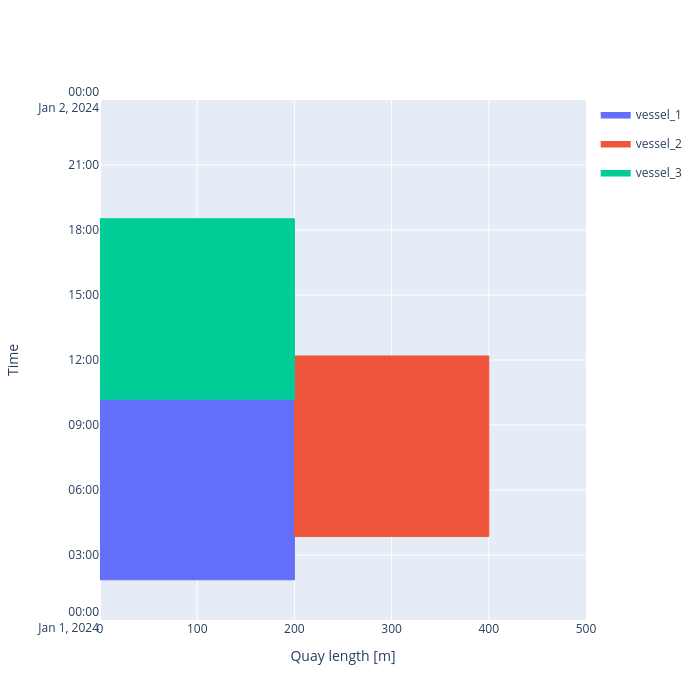

Here is the notebook cell this chart was saved with:
### Markdown cell above
##### Berth output
We can plot the occupancy of berths over time. We see that the third vessel has to wait as there is insufficient quay length left when the two prior vessels have already berthed.

### Code cell
fig = quay.plot_berth_occupation(time_stop = pd.Timestamp('2024-01-02'), style='plotly')
fig

### Figure 1 — Plotly figure (JSON) as saved in the notebook; plotly's stock layout.template omitted (floating-point values rounded to 4 significant figures; data arrays with more than 128 entries replaced by an {"elided": "..."} marker saying what was removed)
{"data": [{"fill": "toself", "fillcolor": "#636EFA", "hoverinfo": "skip", "legendgroup": "ea22aaf8-6cdb-4a03-8192-8afe64dd9b90", "line": {"color": "#636EFA", "width": 1}, "mode": "lines", "name": "vessel_1", "showlegend": true, "type": "scatter", "x": [0, 0, 200, 200, 0], "y": ["2024-01-01T01:51:21.666667", "2024-01-01T10:11:06.666667", "2024-01-01T10:11:06.666667", "2024-01-01T01:51:21.666667", "2024-01-01T01:51:21.666667"]}, {"customdata": {"elided": "420x9 mixed values"}, "hovertemplate": "<b>%{customdata[0]}</b><br>Length (L): %{customdata[1]} m<br>Beam (B): %{customdata[2]} m<br>Draft (T): %{customdata[3]} m<br>Operation ID: %{customdata[4]}<br>Position: %{customdata[5]}–%{customdata[6]} m<br>Start: %{customdata[7]|%d %b %Y %H:%M}<br>End: %{customdata[8]|%d %b %Y %H:%M}<br><extra></extra>", "legendgroup": "ea22aaf8-6cdb-4a03-8192-8afe64dd9b90", "marker": {"color": "#636EFA", "opacity": 0, "size": 12}, "mode": "markers", "showlegend": false, "type": "scatter", "x": {"elided": "420 float values"}, "y": {"elided": "420 str values"}}, {"fill": "toself", "fillcolor": "#EF553B", "hoverinfo": "skip", "legendgroup": "d8ebde31-6c0b-4aa2-8fd9-1d2661f70db6", "line": {"color": "#EF553B", "width": 1}, "mode": "lines", "name": "vessel_2", "showlegend": true, "type": "scatter", "x": [200, 200, 400, 400, 200], "y": ["2024-01-01T03:51:21.666667", "2024-01-01T12:11:06.666667", "2024-01-01T12:11:06.666667", "2024-01-01T03:51:21.666667", "2024-01-01T03:51:21.666667"]}, {"customdata": {"elided": "420x9 mixed values"}, "hovertemplate": "<b>%{customdata[0]}</b><br>Length (L): %{customdata[1]} m<br>Beam (B): %{customdata[2]} m<br>Draft (T): %{customdata[3]} m<br>Operation ID: %{customdata[4]}<br>Position: %{customdata[5]}–%{customdata[6]} m<br>Start: %{customdata[7]|%d %b %Y %H:%M}<br>End: %{customdata[8]|%d %b %Y %H:%M}<br><extra></extra>", "legendgroup": "d8ebde31-6c0b-4aa2-8fd9-1d2661f70db6", "marker": {"color": "#EF553B", "opacity": 0, "size": 12}, "mode": "markers", "showlegend": false, "type": "scatter", "x": {"elided": "420 float values"}, "y": {"elided": "420 str values"}}, {"fill": "toself", "fillcolor": "#00CC96", "hoverinfo": "skip", "legendgroup": "45e59058-648c-42f8-8edb-916acf0e2ca8", "line": {"color": "#00CC96", "width": 1}, "mode": "lines", "name": "vessel_3", "showlegend": true, "type": "scatter", "x": [0, 0, 200, 200, 0], "y": ["2024-01-01T10:11:22", "2024-01-01T18:31:07", "2024-01-01T18:31:07", "2024-01-01T10:11:22", "2024-01-01T10:11:22"]}, {"customdata": {"elided": "420x9 mixed values"}, "hovertemplate": "<b>%{customdata[0]}</b><br>Length (L): %{customdata[1]} m<br>Beam (B): %{customdata[2]} m<br>Draft (T): %{customdata[3]} m<br>Operation ID: %{customdata[4]}<br>Position: %{customdata[5]}–%{customdata[6]} m<br>Start: %{customdata[7]|%d %b %Y %H:%M}<br>End: %{customdata[8]|%d %b %Y %H:%M}<br><extra></extra>", "legendgroup": "45e59058-648c-42f8-8edb-916acf0e2ca8", "marker": {"color": "#00CC96", "opacity": 0, "size": 12}, "mode": "markers", "showlegend": false, "type": "scatter", "x": {"elided": "420 float values"}, "y": {"elided": "420 str values"}}], "layout": {"height": 700, "width": 700, "xaxis": {"range": [0, 500], "title": {"text": "Quay length [m]"}}, "yaxis": {"range": ["2024-01-01T00:00:00", "2024-01-02T00:00:00"], "title": {"text": "Time"}}}}
